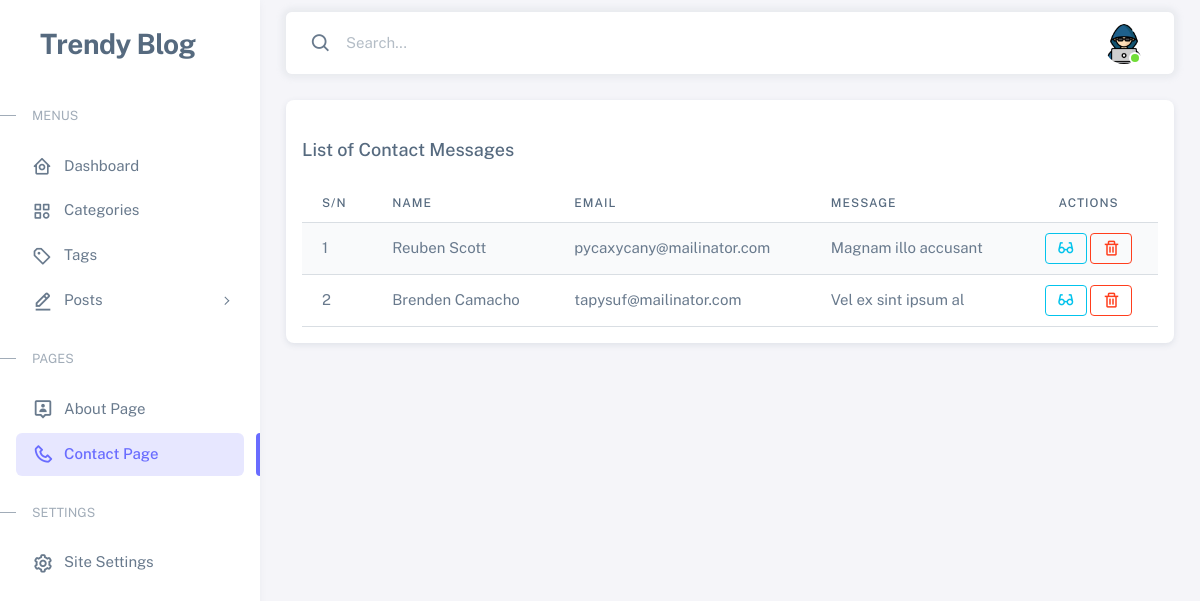
The page /admin/contact-msg.php (signed in) on the database its author committed.
### tables this page shows
CREATE TABLE `contact_page` (
  `id` bigint NOT NULL,
  `name` varchar(255) NOT NULL,
  `email` varchar(255) NOT NULL,
  `message` text NOT NULL
);

### classes/Profile.php (called while the page is built, shortened)
<?php
$realPath = dirname(__FILE__);
require_once $realPath . './../lib/Database.php';
require_once $realPath . './../helpers/Helper.php';
class Profile
{
  private $db;
  public function __construct()
  {
    $this->db = new Database();
  }
  public function getProfile()
  {
    try {
      $id = $_SESSION['id'];
      $query = "SELECT * FROM admins WHERE id = :id";
      $params = [
        ':id' => $id
      ];
      $result = $this->db->query($query, $params);
      return $result->fetch(PDO::FETCH_ASSOC);
    } catch (PDOException $e) {
      return $e->getMessage();
    }
  }
}

### lib/Database.php (called while the page is built, shortened)
<?php
class  Database
{
    private $host = DB_HOST;
    private $user = DB_USER;
    private $password = DB_PASS;
    private $database = DB_NAME;
    private $conn;
    private function connectDB()
    {
        try {
            $this->conn = new PDO("mysql:host={$this->host};dbname={$this->database}", $this->user, $this->password);
            $this->conn->setAttribute(PDO::ATTR_ERRMODE, PDO::ERRMODE_EXCEPTION);
        } catch (PDOException $e) {
            echo "Connection failed: " . $e->getMessage();
        }
    }
    public function query($sql, $params = [])
    {
        $stmt = $this->conn->prepare($sql);
        $stmt->execute($params);
        return $stmt;
    }
}

### classes/Page.php (called while the page is built, shortened)
<?php
$realPath = dirname(__FILE__);
require_once $realPath . './../lib/Database.php';
require_once $realPath . './../helpers/Helper.php';
class Page
{
 private $db;
 public function __construct()
 {
  $this->db = new Database();
 }
 public function getAllContactMessages()
 {
   try {
     $query = "SELECT * FROM contact_page";
     $result = $this->db->query($query);
     return $result;
   } catch (Exception $e) {
     $this->error = $e->getMessage();
   }
 }
}

### helpers/Helper.php (called while the page is built, shortened)
<?php
class Helper
{
    public static function textShorten($text, $limit)
    {
        return $text;
    }
}

### admin/contact-msg.php (the view, shortened to what this page needs)
<?php
include_once './layouts/head.php';
include_once './layouts/custom-css.php';
$contactObj = new Page();
$contacts = $contactObj->getAllContactMessages();
?>
</head>
<body>
  <div class="layout-wrapper layout-content-navbar">
    <div class="layout-container">
      <?php include_once './layouts/sidebar.php'; ?>
      <div class="layout-page">
        <?php include_once './layouts/navbar.php'; ?>
        <div class="content-wrapper">
          <div class="container-xxl flex-grow-1 container-p-y">
            <div class="row mb-4 justify-content-center">
              <div class="col-xxl">
                <div class="card mb-4 p-3">
                  <div class="card-header px-0 m-0 d-flex justify-content-between">
                    <div class="head-label">
                      <h5 class="card-title mb-0">
                        List of Contact Messages
                      </h5>
                    </div>
                  </div>
                  <table id="example" class="table table-striped" style="width: 100%">
                    <thead>
                      <tr>
                        <th>S/N</th>
                        <th>Name</th>
                        <th>Email</th>
                        <th>Message</th>
                        <th class="text-center">Actions</th>
                      </tr>
                    </thead>
                    <tbody>
                      <?php
                      if ($contacts) {
                        $i = 1;
                        while ($row = $contacts->fetch(PDO::FETCH_ASSOC)) { ?>
                          <tr>
                            <td>
                              <?php echo $i++; ?>
                            </td>
                            <td>
                              <?php echo $row['name']; ?>
                            </td>
                            <td>
                              <?php echo $row['email']; ?>
                            </td>
                            <td>
                              <?php echo Helper::textShorten($row['message'], 20); ?>
                            </td>
                            <td class="text-center">
                              <a
                                class="btn btn-sm btn-outline-info" href="contact-details.php?id=<?php echo $row['id']; ?>"><i class=" fs-5 bx bx-glasses"></i></a>
                              <a class="btn btn-sm btn-outline-danger btn-delete" href="?id=<?php echo $row['id']; ?>"><i
                                  class="fs-5 bx bx-trash"></i></a>
                            </td>
                          </tr>
                          <?php
                        }
                      }
                      ?>
                    </tbody>
                  </table>
                </div>
              </div>
            </div>
          </div>
        </div>
      </div>
    </div>
  </div>
</body>
</html>

### admin/layouts/navbar.php (shortened to what this page needs)
<?php
$profileObj = new Profile();
$profile = $profileObj->getProfile();
?>
<nav class="layout-navbar container-xxl navbar navbar-expand-xl navbar-detached align-items-center bg-navbar-theme"
    id="layout-navbar">
    <div class="navbar-nav-right d-flex align-items-center" id="navbar-collapse">
        <div class="navbar-nav align-items-center">
            <div class="nav-item d-flex align-items-center">
                <i class="bx bx-search fs-4 lh-0"></i>
                <input type="text" class="form-control border-0 shadow-none" placeholder="Search..."
                    aria-label="Search..." />
            </div>
        </div>
        <ul class="navbar-nav flex-row align-items-center ms-auto">
            <li class="nav-item navbar-dropdown dropdown-user dropdown">
                <a class="nav-link dropdown-toggle hide-arrow" href="profile.php" data-bs-toggle="dropdown">
                    <div class="avatar avatar-online">
                        <img src="uploads/profile/<?php echo $profile['avatar']? $profile['avatar'] : 'default.png'; ?>" alt="" class="w-px-40 h-auto rounded-circle" />
                    </div>
                </a>
            </li>
        </ul>
    </div>
</nav>

### rows shown on the page
contact_page: name "Reuben Scott", email "pycaxycany@mailinator.com", message "Magnam illo accusant"
contact_page: name "Brenden Camacho", email "tapysuf@mailinator.com", message "Vel ex sint ipsum al"
